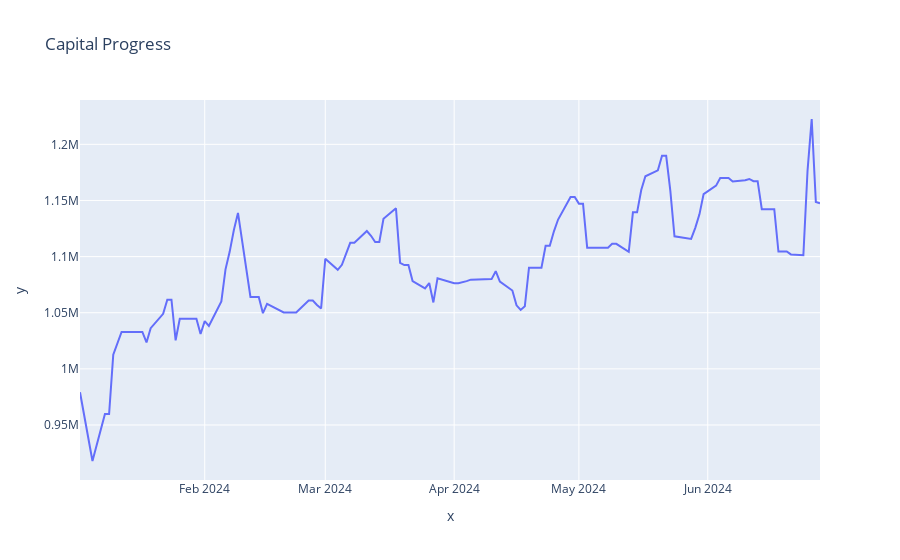

Notebook code for this chart:
### Markdown cell above
## Validation Plot

### Code cell
px.line(x = df_valid.index, y = total_capital_progress_valid, title = 'Capital Progress')
